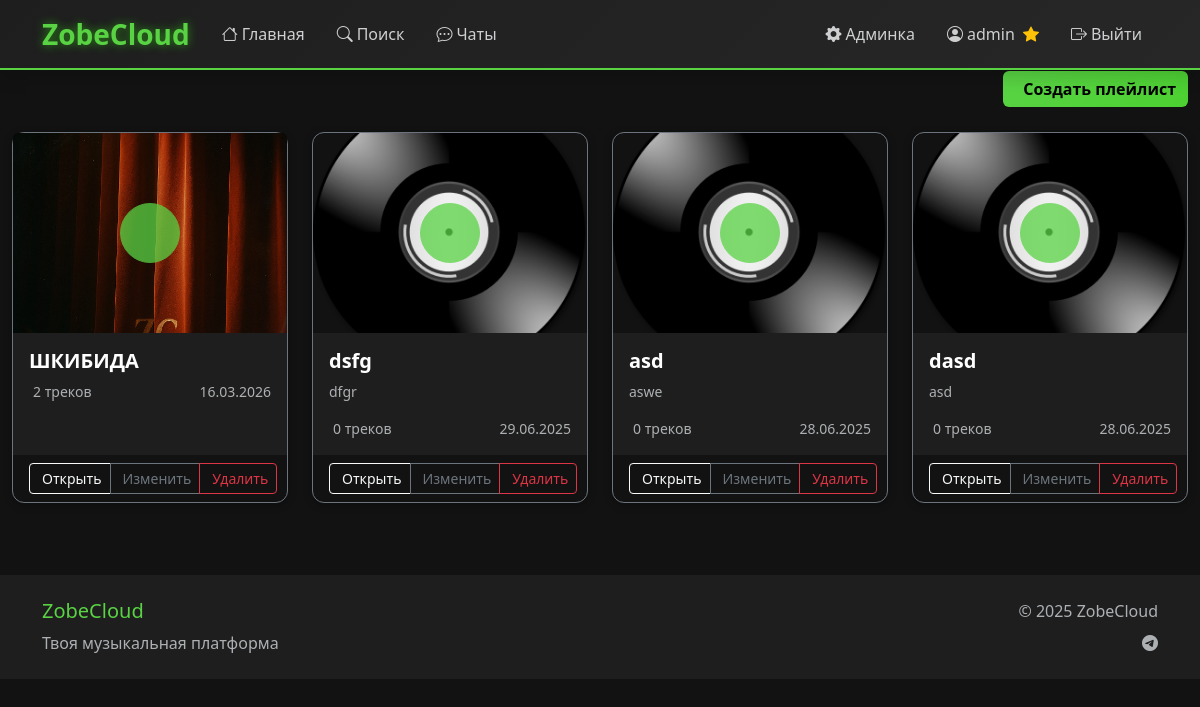
The app's page /playlists/ (signed in) with its own data.
### main/models.py (models this page shows, shortened)
class Playlist(models.Model):
    VISIBILITY_CHOICES = [
        ('public', 'Публичный'),
        ('unlisted', 'По ссылке'),
        ('private', 'Приватный'),
    ]
    title = models.CharField(max_length=200, verbose_name="Название")
    description = models.TextField(blank=True, verbose_name="Описание")
    cover = models.ImageField(upload_to='playlists/covers/', blank=True, null=True, verbose_name="Обложка")
    user = models.ForeignKey(User, on_delete=models.CASCADE, related_name='playlists', verbose_name="Пользователь")
    tracks = models.ManyToManyField(Track, through='PlaylistTrack', related_name='playlists', verbose_name="Треки")
    visibility = models.CharField(max_length=10, choices=VISIBILITY_CHOICES, default='public', verbose_name="Видимость")
    created_at = models.DateTimeField(auto_now_add=True, verbose_name="Дата создания")
    updated_at = models.DateTimeField(auto_now=True, verbose_name="Дата обновления")
    slug = models.SlugField(max_length=250, blank=True, verbose_name="URL")
    class Meta:
        verbose_name = "Плейлист"
        verbose_name_plural = "Плейлисты"
        ordering = ['-updated_at']
    @property
    def cover_url(self):
        if self.cover and hasattr(self.cover, 'url'):
            try:
                return self.cover.url
            except ValueError:
                return self.get_default_cover()
        return self.get_default_cover()
    def get_default_cover(self):
        return f"{settings.STATIC_URL}images/default-playlist-cover.png"

### main/views.py (the view)
# urls.py: path('playlists/', views.playlist_list, name='playlist_list'),
def playlist_list(request):
    playlists = Playlist.objects.filter(
        visibility='public'
    ).select_related('user__profile').annotate(
        tracks_count=Count('tracks')
    ).order_by('-updated_at')
    context = {
        'title': 'Плейлисты',
        'playlists': playlists,
    }
    return render(request, 'main/playlist_list.html', context)

### main/models.py (called while the page is built)
    @property
    def is_premium(self):
        try:
            subscription = self.user.premium_subscriptions.filter(
                admin_confirmed=True,
                is_active=True,
                expires_at__gt=timezone.now()
            ).first()
            return subscription is not None
        except:
            return False

### templates/main/playlist_list.html (shortened to what this page needs)
{% extends 'main/base.html' %}
{% load static %}
{% block content %}
<div class="container-fluid">
    <div class="row">
        <div class="col-12">
            <div class="d-flex justify-content-between align-items-center mb-4">
                <h2 class="text-white mb-0">
                </h2>
                <button type="button" class="btn btn-primary" data-bs-toggle="modal" data-bs-target="#createPlaylistModal">
                    Создать плейлист
                </button>
            </div>
            {% if playlists %}
                <div class="row">
                    {% for playlist in playlists %}
                    <div class="col-lg-3 col-md-4 col-sm-6 mb-4">
                        <div class="card bg-dark border-secondary h-100">
                            <div class="position-relative">
                                <div class="position-absolute top-50 start-50 translate-middle">
                                    <button class="btn btn-success btn-lg rounded-circle opacity-75"
                                            onclick="playPlaylist({{ playlist.id }})"
                                            style="width: 60px; height: 60px;">
                                    </button>
                                </div>
                            </div>
                            <div class="card-body">
                                <h5 class="card-title text-white">
                                    <a href="{% url 'playlist_detail' playlist.pk %}"
                                       class="text-decoration-none text-white">
                                        {{ playlist.title }}
                                    </a>
                                </h5>
                                {% if playlist.description %}
                                <p class="card-text text-muted small">
                                    {{ playlist.description|truncatechars:100 }}
                                </p>
                                {% endif %}
                                <div class="d-flex justify-content-between align-items-center">
                                    <small class="text-muted">
                                        {{ playlist.tracks_count }} трек{{ playlist.tracks_count|pluralize:"ов" }}
                                    </small>
                                    <small class="text-muted">
                                        {{ playlist.updated_at|date:"d.m.Y" }}
                                    </small>
                                </div>
                            </div>
                            <div class="card-footer bg-transparent border-top-0">
                                <div class="btn-group w-100" role="group">
                                    <a href="{% url 'playlist_detail' playlist.pk %}"
                                       class="btn btn-outline-light btn-sm">
                                        Открыть
                                    </a>
                                    <button type="button"
                                            class="btn btn-outline-secondary btn-sm"
                                            onclick="editPlaylist({{ playlist.id }}, '{{ playlist.title }}', '{{ playlist.description }}', '{{ playlist.visibility }}')">
                                        Изменить
                                    </button>
                                    <button type="button"
                                            class="btn btn-outline-danger btn-sm"
                                            onclick="deletePlaylist({{ playlist.id }}, '{{ playlist.title }}')">
                                        Удалить
                                    </button>
                                </div>
                            </div>
                        </div>
                    </div>
                    {% endfor %}
                </div>
            {% endif %}
        </div>
    </div>
</div>
{% endblock %}

### templates/main/base.html (shortened to what this page needs)
<!DOCTYPE html>
{% load static %}
<html lang="ru" data-bs-theme="dark">
<head>
  <link href="https://cdn.jsdelivr.net/npm/bootstrap@5.3.3/dist/css/bootstrap.min.css" rel="stylesheet">
  <link rel="stylesheet" href="https://cdn.jsdelivr.net/npm/bootstrap-icons@1.11.0/font/bootstrap-icons.css">
  <link rel="stylesheet" href="{% static 'css/style.css' %}">
</head>
<body class="bg-dark text-light">
  <header class="navbar navbar-expand-lg navbar-dark bg-primary sticky-top shadow">
    <div class="container">
      <a class="navbar-brand fw-bold fs-3" href="{% url 'home' %}">ZobeCloud</a>
      <div class="collapse navbar-collapse" id="navbarNav">
        <ul class="navbar-nav me-auto">
          <li class="nav-item">
            <a class="nav-link" href="{% url 'home' %}"><i class="bi bi-house me-1"></i>Главная</a>
          </li>
          <li class="nav-item">
            <a class="nav-link" href="{% url 'search' %}"><i class="bi bi-search me-1"></i>Поиск</a>
          </li>
          {% if user.is_authenticated %}
            <li class="nav-item">
              <a class="nav-link position-relative" href="{% url 'chat_list' %}" id="chatNavLink">
                <i class="bi bi-chat-dots me-1"></i>Чаты
              </a>
            </li>
          {% endif %}
        </ul>
        <ul class="navbar-nav">
          {% if user.is_authenticated %}
            {% if user.is_staff or user.is_superuser %}
              <li class="nav-item">
                <a class="nav-link text-warning" href="/admin/" target="_blank" title="Панель администратора">
                  <i class="bi bi-gear-fill me-1"></i>Админка
                </a>
              </li>
            {% endif %}
            <li class="nav-item">
              <a class="nav-link" href="{% url 'profile' %}">
                <i class="bi bi-person-circle me-1"></i>{{ user.username }}
                {% if user.profile.is_premium %}
                  <i class="bi bi-star-fill text-warning ms-1" title="Премиум"></i>
                {% endif %}
              </a>
            </li>
            <li class="nav-item">
              <a class="nav-link text-danger" href="{% url 'logout' %}">
                <i class="bi bi-box-arrow-right me-1"></i>Выйти
              </a>
            </li>
          {% endif %}
        </ul>
      </div>
    </div>
  </header>
  <div id="page-wrap">
    <main id="page-main">
      {% block content %}{% endblock %}
    </main>
    <footer class="bg-secondary text-center py-4 mt-5">
      <div class="container">
        <div class="row">
          <div class="col-md-6 text-md-start">
            <h5 class="text-success">ZobeCloud</h5>
            <p class="text-muted mb-0">Твоя музыкальная платформа</p>
          </div>
          <div class="col-md-6 text-md-end">
            <p class="text-muted mb-0">© 2025 ZobeCloud</p>
            <div class="mt-2"><a href="#" class="text-muted"><i class="bi bi-telegram"></i></a></div>
          </div>
        </div>
      </div>
    </footer>
  </div>
</body>
</html>

### static/css/style.css (style rules this page uses)
:root { --bg-primary: #121212; --bg-secondary: #1e1e1e; --bg-tertiary: #272727; --bg-quaternary: #2e2e2e; --bg-dark: #121212; --card-bg: #1e1e1e; --text-primary: #e3e8ee; --text-secondary: #cecfd0; --text-muted: #9aa0a8; --accent-green: #59d344; --accent-green-hover: #29c20e; --accent-green-light: #4cd131; --accent-green-dark: #28990e; --accent-color: #59d344; --accent-hover: #29c20e; --accent-secondary: #1d6b0f; --success-color: var(--accent-green); --danger-color: #f35f6b; --warning-color: #f8b539; --info-color: #899bfd; --border-color: #2e2e2e; --border-hover: var(--accent-green); --border-radius: 12px; --shadow-light: 0 2px 8px rgba(0, 0, 0, 0.3); --shadow-medium: 0 4px 16px rgba(0, 0, 0, 0.4); --shadow-heavy: 0 8px 32px rgba(0, 0, 0, 0.6); --shadow-green: 0 0 20px rgba(89, 211, 68, 0.35); --shadow: 0 4px 16px rgba(0, 0, 0, 0.4); }
* { box-sizing: border-box; }
html { height: 100%; }
body { background: linear-gradient(135deg, var(--bg-primary) 0%, var(--bg-secondary) 100%); color: var(--text-primary); font-family: 'Segoe UI', Tahoma, Geneva, Verdana, sans-serif; min-height: 100vh; display: flex; flex-direction: column; }
.bg-primary { background: linear-gradient(135deg, var(--bg-secondary), var(--bg-tertiary)) !important; border-bottom: 2px solid var(--accent-green); }
.bg-dark { background: var(--bg-primary) !important; }
.bg-secondary { background: var(--bg-secondary) !important; }
.text-success { color: var(--accent-green) !important; }
.btn-success { background: var(--accent-green); border-color: var(--accent-green); color: #000; font-weight: 600; transition: all 0.3s ease; }
.btn-primary { background: linear-gradient(135deg, var(--accent-green), var(--accent-green-light)); border: none; color: #000; font-weight: 600; transition: all 0.3s ease; }
.card { background: var(--bg-secondary); border: 1px solid var(--border-color); border-radius: 12px; transition: all 0.3s ease; box-shadow: var(--shadow-light); }
.card-body { background: var(--bg-secondary); color: var(--text-primary); }
.card-title { color: var(--text-primary); font-weight: 600; }
.card-text { color: var(--text-secondary); }
.navbar-brand { color: var(--accent-green) !important; text-shadow: 0 0 10px rgba(57, 255, 20, 0.5); }
.nav-link { color: var(--text-secondary) !important; transition: all 0.3s ease; border-radius: 6px; margin: 0 4px; padding: 8px 12px !important; }
#page-wrap { min-height: 100vh; }
a, button, .btn, .nav-link, .track-card, .artist-card, .playlist-card { transition-property: background-color, border-color, color, opacity, transform, box-shadow; transition-duration: 0.3s; transition-timing-function: ease; }

### records on screen
Playlist: title "ШКИБИДА", tracks_count "2", updated_at "16.03.2026"
Playlist: title "dsfg", description "dfgr", tracks_count "0", updated_at "29.06.2025"
Playlist: title "asd", description "aswe", tracks_count "0", updated_at "28.06.2025"
Playlist: title "dasd", description "asd", tracks_count "0", updated_at "28.06.2025"

### other values on screen
{{ user.username }} "admin"
